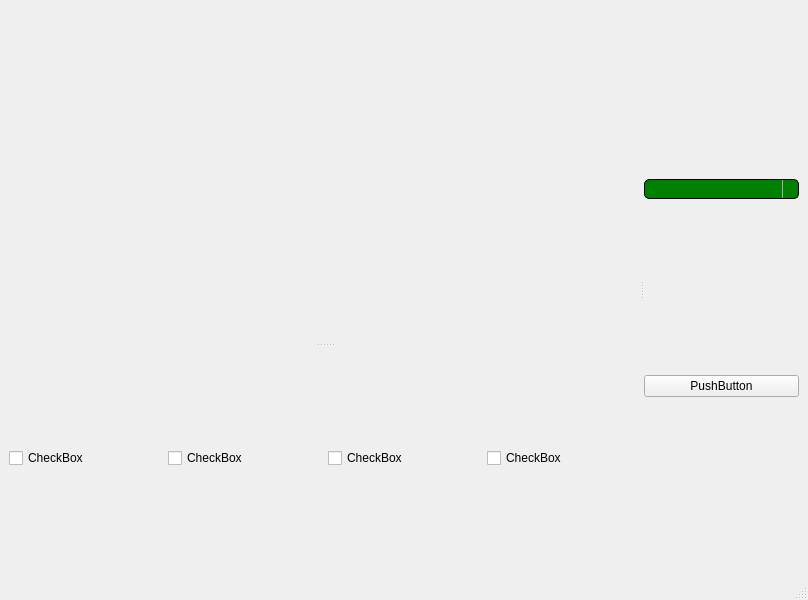
<?xml version="1.0" encoding="UTF-8"?>
<ui version="4.0">
 <class>MainWindow</class>
 <widget class="QMainWindow" name="MainWindow">
  <property name="geometry">
   <rect>
    <x>0</x>
    <y>0</y>
    <width>808</width>
    <height>600</height>
   </rect>
  </property>
  <property name="windowTitle">
   <string>MainWindow</string>
  </property>
  <widget class="QWidget" name="centralwidget">
   <layout class="QVBoxLayout" name="verticalLayout_2">
    <item>
     <widget class="QSplitter" name="splitter_2">
      <property name="orientation">
       <enum>Qt::Horizontal</enum>
      </property>
      <widget class="QSplitter" name="splitter">
       <property name="orientation">
        <enum>Qt::Vertical</enum>
       </property>
       <widget class="QWidget" name="plot_widget" native="true"/>
       <widget class="QWidget" name="checkbox_widget" native="true">
        <property name="styleSheet">
         <string notr="true"/>
        </property>
        <layout class="QHBoxLayout" name="horizontalLayout">
         <item>
          <widget class="QCheckBox" name="checkBox_4">
           <property name="text">
            <string>CheckBox</string>
           </property>
          </widget>
         </item>
         <item>
          <widget class="QCheckBox" name="checkBox_3">
           <property name="text">
            <string>CheckBox</string>
           </property>
          </widget>
         </item>
         <item>
          <widget class="QCheckBox" name="checkBox_2">
           <property name="text">
            <string>CheckBox</string>
           </property>
          </widget>
         </item>
         <item>
          <widget class="QCheckBox" name="checkBox">
           <property name="text">
            <string>CheckBox</string>
           </property>
          </widget>
         </item>
        </layout>
       </widget>
      </widget>
      <widget class="QWidget" name="setting_widget" native="true">
       <property name="styleSheet">
        <string notr="true"/>
       </property>
       <layout class="QVBoxLayout" name="verticalLayout">
        <item>
         <widget class="QComboBox" name="combo_box">
          <property name="styleSheet">
           <string notr="true">QComboBox {
    border: 1px solid black;
    border-radius: 5px;
    padding: 1px 18px 1px 3px;
    min-width: 6em;
}

QComboBox:!editable, QComboBox::drop-down:editable {
     background: green;
}

/* QComboBox gets the &quot;on&quot; state when the popup is open */
QComboBox:!editable:on, QComboBox::drop-down:editable:on {
    background: qlineargradient(x1: 0, y1: 0, x2: 0, y2: 1,
                                stop: 0 #D3D3D3, stop: 0.4 #D8D8D8,
                                stop: 0.5 #DDDDDD, stop: 1.0 #E1E1E1);
}

QComboBox:on { /* shift the text when the popup opens */
    padding-top: 3px;
    padding-left: 4px;
}

QComboBox::drop-down {
    subcontrol-origin: padding;
    subcontrol-position: top right;
    width: 15px;

    border-left-width: 1px;
    border-left-color: darkgray;
    border-left-style: solid; /* just a single line */
    border-top-right-radius: 3px; /* same radius as the QComboBox */
    border-bottom-right-radius: 3px;
}

QComboBox::down-arrow {
    image: url(/usr/share/icons/crystalsvg/16x16/actions/1downarrow.png);
}

QComboBox::down-arrow:on { /* shift the arrow when popup is open */
    top: 1px;
    left: 1px;
}</string>
          </property>
         </widget>
        </item>
        <item>
         <widget class="QPushButton" name="pushButton">
          <property name="text">
           <string>PushButton</string>
          </property>
         </widget>
        </item>
       </layout>
      </widget>
     </widget>
    </item>
   </layout>
  </widget>
  <widget class="QMenuBar" name="menubar">
   <property name="geometry">
    <rect>
     <x>0</x>
     <y>0</y>
     <width>808</width>
     <height>26</height>
    </rect>
   </property>
  </widget>
  <widget class="QStatusBar" name="statusbar"/>
 </widget>
 <resources/>
 <connections/>
</ui>
